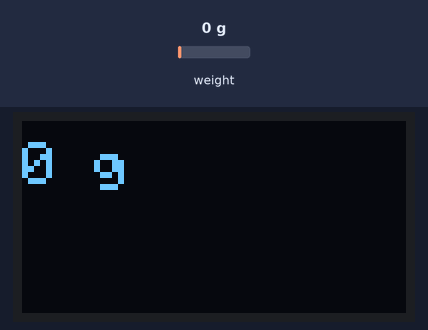
The sketch below on a simulated Arduino Zero (SAMD21). Shown: 128×64 one-colour display. The test bench sets the inputs (shaded band); at power-on: weight on the scale 0 g. What the sketch prints to the serial monitor is not drawn.

Above: at 2.3 s.
2.4 s: weight on the scale set to 100 g
At 3.6 s:
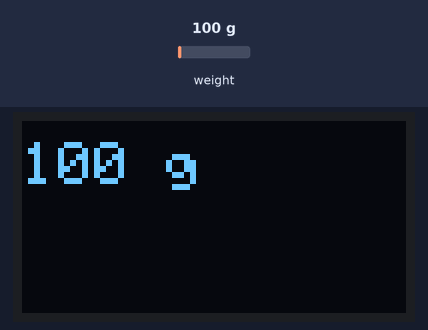
4.1 s: weight on the scale set to 1250 g
At 5.3 s:
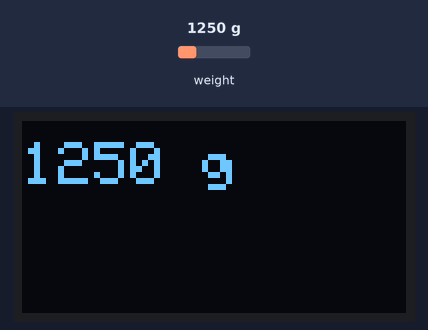
5.7 s: weight on the scale set to 2500 g
At 7.0 s:
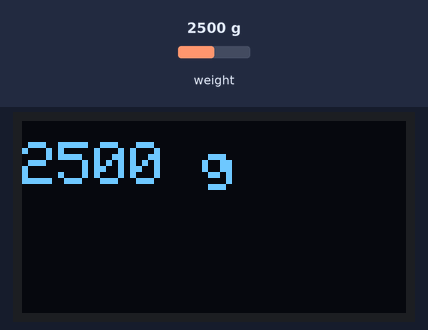
Timing chart, 0 to 8.7 s (numbered marks = the images above; inputs shaded):
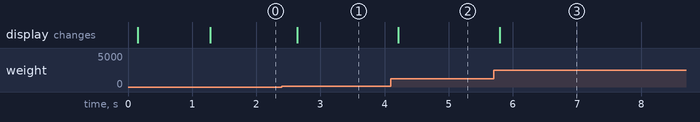

The sketch:

scale_3kg_LCDdisplay.ino
```cpp
#include "TM1637.h"
#include "hx711.h"
#include <Wire.h>
#include <Adafruit_GFX.h>
#include <Adafruit_SSD1306.h>

#define OLED_RESET 4
Adafruit_SSD1306 display(OLED_RESET);

#define Serial SerialUSB
// Hx711.DOUT - pin #A1
// Hx711.SCK - pin #A0
Hx711 scale(A1, A0);
byte times = 1;
int gramos_cal;

void setup()
{
  Serial.begin(9600);
  Serial.println("hola");
  //Scale, Offset:0.001199529647,-9740.830078125000
  scale.setReadTimes(1);
  scale.setScale(0.001199529647f);
  scale.setOffset(-9741.43007812f);

  display.begin(SSD1306_SWITCHCAPVCC, 0x3C);  // initialize with the I2C addr 0x3D (for the 128x64)
  display.clearDisplay();

  display.setTextSize(1);
  display.setTextColor(WHITE);
  display.setCursor(0,0);
  display.println("Scale");
  display.println("Calibrating...");
  gramos_cal = scale.getGram();
  display.display();
  delay(1000);


  display.setTextSize(2);
  display.setTextColor(WHITE);
}

void loop()
{
  int gramos = scale.getGram() - gramos_cal;
  Serial.println(gramos);

  display.clearDisplay();
  display.setCursor(0,7);
  display.print(gramos);
  display.print(" g");
  display.display();
  delay(100);
}
```

Measured:
- after the input at 2.4 s, the display: changes after 0.24 s (image 1)
- after the input at 4.1 s, the display: changes after 0.12 s (image 2)
- after the input at 5.7 s, the display: changes after 0.10 s (image 3)
